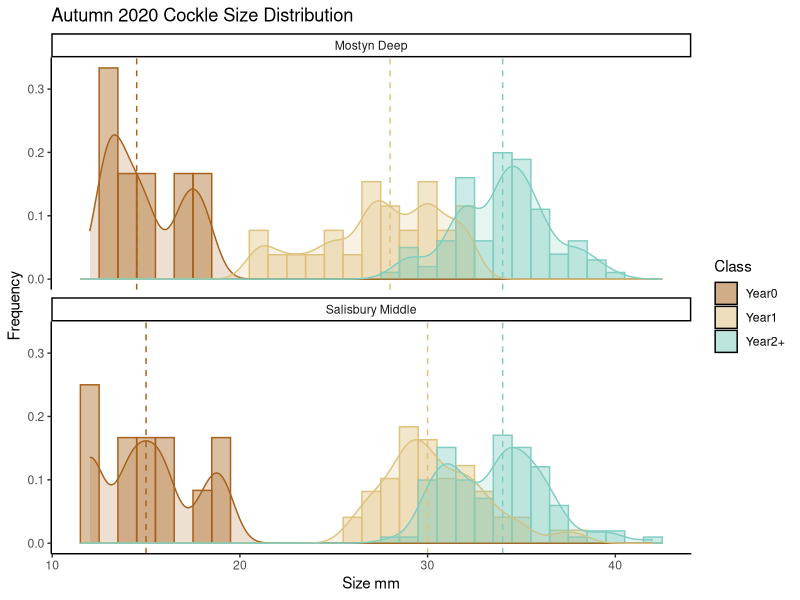

R code for this plot:
# load libraries
library(tidyverse)

# import data
temp_sizes <- read.csv("data/temp_sizes.csv")

# produce new vectors for individual sizes
temp_length <- rep(temp_sizes$length, times = temp_sizes$quantity) 
temp_class <- rep(temp_sizes$year_class, times = temp_sizes$quantity)
temp_block <- rep(temp_sizes$Block, times = temp_sizes$quantity)

# new data frame for plots
temp_sizes_df <- data.frame(temp_length, temp_class, temp_block)

# calculate medians for each year class and block
mu <- temp_sizes_df %>%
  group_by(temp_class, temp_block) %>%
  summarize(grp_med = median(temp_length))

head(mu)

# plot 
p <- ggplot(temp_sizes_df, aes(x=temp_length, color=temp_class, fill=temp_class, position="dodge")) +
  geom_histogram(aes(y=..density..), binwidth = 1.0, alpha=0.4, position="identity") +
  geom_density(alpha=0.2, bw = 0.75) + geom_vline(data = mu, aes(xintercept=grp_med, colour = temp_class), linetype = "dashed") +
  scale_color_manual(values=c("#a6611a","#dfc27d","#80cdc1"), guide = FALSE)  +
  scale_fill_manual(name = "Class",labels = c("Year0", "Year1", "Year2+"), values=c("#a6611a","#dfc27d","#80cdc1")) +
  theme(legend.position="top") + labs(title="Autumn 2020 Cockle Size Distribution", x="Size mm", y = "Frequency") +
  theme_classic() +
  facet_wrap(~temp_block, ncol = 1)


# Open a pdf file
pdf("plots/freq_dist.pdf") 

# 2. Create a plot
p

# Close the pdf file
dev.off()


